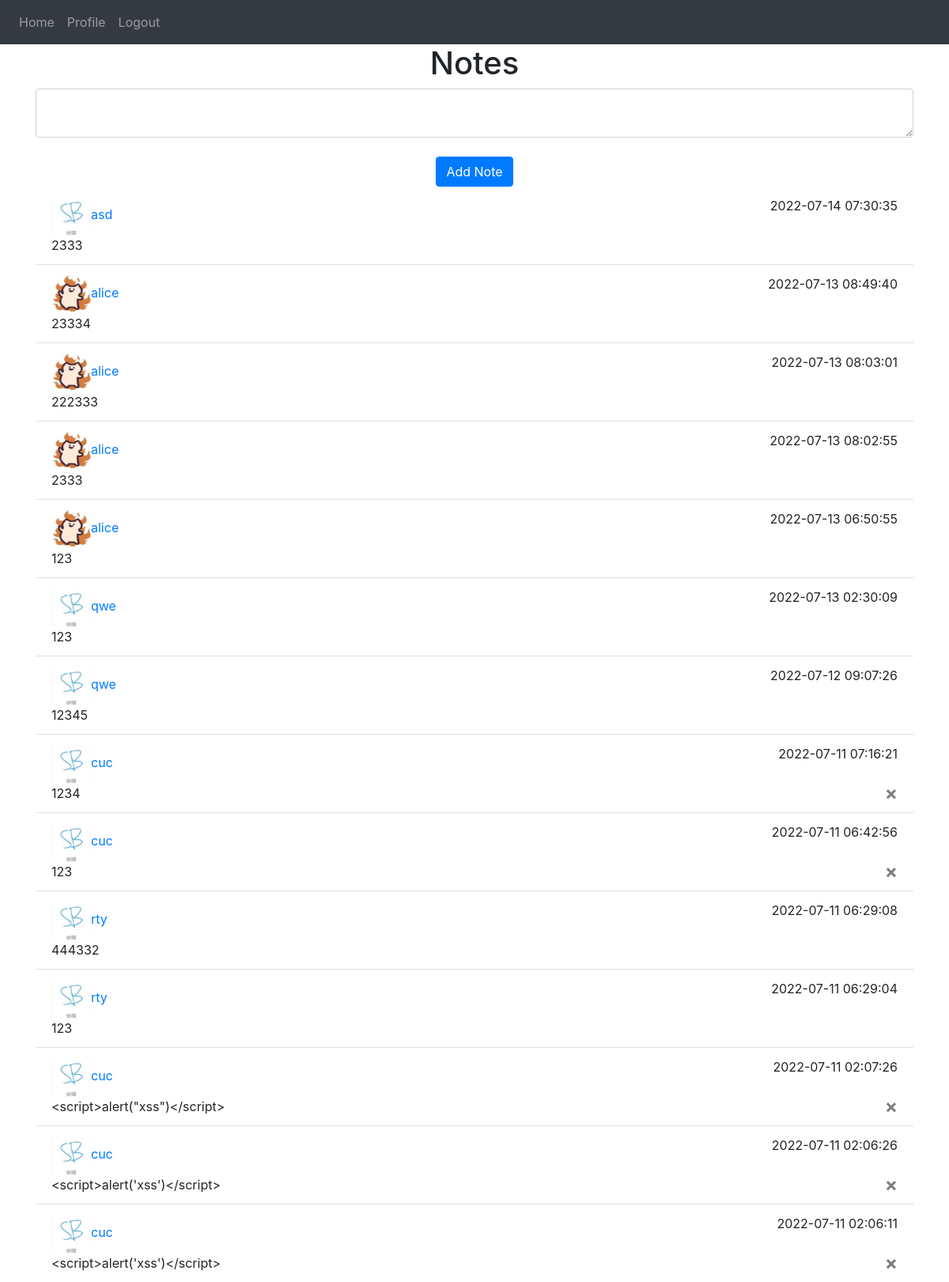
Screenshot of / (signed in) with the database file from the repository.
### website/models.py (models this page shows)
class User(db.Model, UserMixin):
    id = db.Column(db.Integer, primary_key=True)
    email = db.Column(db.String(150), unique=True)
    password = db.Column(db.String(150))
    nickname = db.Column(db.String(150))
    portraitLink = db.Column(db.String(150),default='butterfly.jpg')
    notes = db.relationship('Note')

class Note(db.Model):
    id = db.Column(db.Integer, primary_key=True)
    data = db.Column(db.String(10000))
    date = db.Column(db.DateTime(timezone=True), default=func.now())
    user_id = db.Column(db.Integer, db.ForeignKey('user.id'))

### website/views.py (the view, shortened to what this page needs)
@views.route('/', methods=['GET', 'POST'])
@login_required
def home():
    notes=db.session.query(Note).order_by(Note.date.desc()).all()
    users=db.session.query(User).order_by(User.id.desc()).all()
    return render_template("home.html", user=current_user,notes=notes,users=users)

### website/__init__.py (called while the page is built)
def create_app():
    app = Flask(__name__)
    app.config['SECRET_KEY'] = 'hjshjhdjah kjshkjdhjs'
    app.config['SQLALCHEMY_DATABASE_URI'] = f'sqlite:///{DB_NAME}'
    db.init_app(app)
    from .views import views
    from .auth import auth
    app.register_blueprint(views, url_prefix='/')
    app.register_blueprint(auth, url_prefix='/')
    from .models import User, Note
    create_database(app)
    login_manager = LoginManager()
    login_manager.login_view = 'auth.login'
    login_manager.init_app(app)
    @login_manager.user_loader
    def load_user(id):
        return User.query.get(int(id))
    return app

### website/templates/home.html
{% extends "base.html" %} {% block title %}Home{% endblock %} {% block content %}
<h1 align="center">Notes</h1>
<form method="POST">
  <textarea name="note" id="note" class="form-control"></textarea>
  <br />
  <div align="center">
    <button type="submit" class="btn btn-primary">Add Note</button>
  </div>
</form>
<ul class="list-group list-group-flush" id="notes">
  {% for note in notes %}
  <li class="list-group-item">
    {% for people in users %}
      {% if note.user_id==people.id %}
        <a href="/profile/{{note.user_id}}"><img src="{{ url_for('static', filename='images/'+people.portraitLink) }}" alt="{{ people.portraitLink }}" att="a" width="50" height="50">{{ people.nickname }}</a>
      {% endif %}
    {% endfor %}
    <div class="pull-right">
      {{ note.date }}
    </div>
    <br \>
    {{ note.data }}
    {% if note.user_id == user.id %}
      <button type="button" class="close" onClick="deleteNote({{ note.id }})">
      <span aria-hidden="true">&times;</span>
      </button>
    {% endif %}
  </li>
  {% endfor %}
</ul>
{% endblock %}

### rows the page displays
Note: date "2022-07-14 07:30:35", data "2333"
User: portraitLink (picture), nickname "asd"
Note: date "2022-07-13 08:49:40", data "23334"
User: portraitLink (picture), nickname "alice"
Note: date "2022-07-13 08:03:01", data "222333"
Note: date "2022-07-13 08:02:55", data "2333"
Note: date "2022-07-13 06:50:55", data "123"
Note: date "2022-07-13 02:30:09", data "123"
User: portraitLink (picture), nickname "qwe"
Note: date "2022-07-12 09:07:26", data "12345"
Note: date "2022-07-11 07:16:21", data "1234"
User: portraitLink (picture), nickname "cuc"
Note: date "2022-07-11 06:42:56", data "123"
Note: date "2022-07-11 06:29:08", data "444332"
User: portraitLink (picture), nickname "rty"
Note: date "2022-07-11 06:29:04", data "123"
Note: date "2022-07-11 02:07:26", data "<script>alert(\"xss\")</script>"
Note: date "2022-07-11 02:06:26", data "<script>alert('xss')</script>"
Note: date "2022-07-11 02:06:11", data "<script>alert('xss')</script>"
